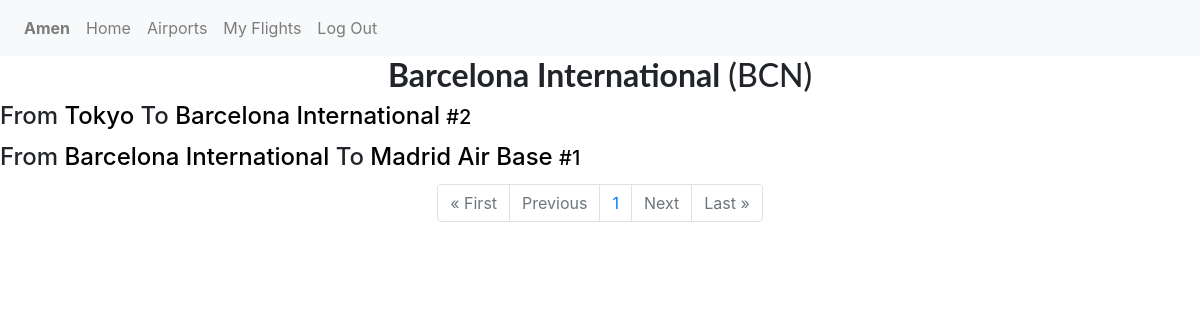
Screenshot of /code/BCN (signed in) with the database file from the repository.
### flights/models.py (models this page shows, shortened)
class User(AbstractUser):
    pass

class Airport(models.Model):
    code = models.CharField(max_length=64)
    name = models.CharField(max_length=64)

class Flight(models.Model):
    origin = models.ForeignKey('Airport', on_delete=models.CASCADE, related_name="From")
    destination = models.ForeignKey('Airport', on_delete=models.CASCADE,related_name="To")
    passengers = models.ManyToManyField('User', blank=True)

### flights/views.py (the view)
# urls.py: path("code/<str:code>", views.airport_view, name="airport"),
@login_required(login_url='/login')
def airport_view(request, code):
    airport = get_object_or_404(Airport, code=code)
    flights = Flight.objects.filter(Q(origin=airport) | Q(destination=airport)).order_by('id').reverse()
    paginator = Paginator(flights, 15)
    page_number = request.GET.get('page')
    page_obj = paginator.get_page(page_number)
    context = {
        'airport':airport,
        'flights':flights,
        'page_obj':page_obj
    }
    return render(request, "flights/airport.html", context)

### flights/templates/flights/airport.html
{% extends "flights/layout.html" %}
{% block body %}
    <h2 style="text-align:center;font-family:Lato;"><b>{{airport.name}}</b> ({{airport.code}})</h2>
    {% if flights %}
      {% for flight in flights %}
        <div class="flight">
          <div>
            <h4>From <a href="/code/{{flight.origin.code}}">{{flight.origin.name}}</a> To <a href="/code/{{flight.destination.code}}">{{flight.destination.name}}</a>
              <a style="font-size:20px;" href="/flight/{{flight.id}}">#{{flight.id}}</a></h4>
          </div>
        </div>
      {% endfor %}
      <div class="container">
             <ul class="pagination justify-content-center">
                 {% if page_obj.has_previous %}
                     <li class="page-item"><a href="?page=1" class="page-link">&laquo; First</a></li>
                     <li class="page-item"><a href="?page={{ page_obj.previous_page_number }}" class="page-link">Previous</a></li>
                 {% else %}
                 <li class="page-item disabled"><a class="page-link">&laquo; First</a></li>
                 <li class="page-item disabled"><a class="page-link">Previous</a></li>
                 {% endif %}
                 {% if page_obj.number %}
                 <li class="page-item"><a class="page-link" href="?page={{page_obj.number}}">{{ page_obj.number }}</a></li>
                 {% else %}
                 <li class="page-item"><a class="page-link">0</a></li>
                 {% endif %}
                 {% if page_obj.has_next %}
                 <li class="page-item"><a href="?page={{ page_obj.next_page_number }}" class="page-link">Next</a></li>
                 <li class="page-item"><a href="?page={{ page_obj.paginator.num_pages }}" class="page-link">Last &raquo;</a></li>
                 {% else %}
                 <li class="page-item disabled"><a class="page-link">Next</a></li>
                 <li class="page-item disabled"><a class="page-link">Last &raquo;</a></li>
                 {% endif %}
             </ul>
         </div>
    {% else %}
      <h3><s>No flights</s> in this <b>Airport</b></h3>
    {% endif %}
{% endblock %}

### flights/templates/flights/layout.html (shortened to what this page needs)
{% load static %}
<!DOCTYPE html>
<html lang="en">
    <head>
        <link rel="stylesheet" href="https://stackpath.bootstrapcdn.com/bootstrap/4.4.1/css/bootstrap.min.css">
        <link href="{% static 'flights/style.css' %}" rel="stylesheet">
    </head>
    <body>
        <nav class="navbar navbar-expand-lg navbar-light bg-light">
            <div>
              <ul class="navbar-nav mr-auto">
                {% if user.is_authenticated %}
                    <li class="nav-item">
                        <a class="nav-link" href="#"><strong>{{ user.username }}</strong></a>
                    </li>
                    <li class="nav-item">
                      <a class="nav-link" href="{% url 'index' %}">Home</a>
                    </li>
                    <li class="nav-item">
                      <a class="nav-link" href="{% url 'airports' %}">Airports</a>
                    </li>
                    <li class="nav-item">
                      <a class="nav-link" href="{% url 'myflights' %}">My Flights</a>
                    </li>
                    <li class="nav-item">
                        <a class="nav-link" href="{% url 'logout' %}">Log Out</a>
                    </li>
                {% endif %}
              </ul>
            </div>
          </nav>
        <div class="body">
            {% block body %}
            {% endblock %}
        </div>
    </body>
</html>

### flights/static/flights/style.css (style rules this page uses)
a { text-decoration: none; color: black; }
.flight { margin-bottom: 1%; }

### rows the page displays
User: username "Amen"
Airport: name "Barcelona International", code "BCN"
Flight: origin.name "Tokyo", destination.name "Barcelona International", id "2"
Flight: origin.name "Barcelona International", destination.name "Madrid Air Base", id "1"

### other values shown
{{ page_obj.number }} "1"
